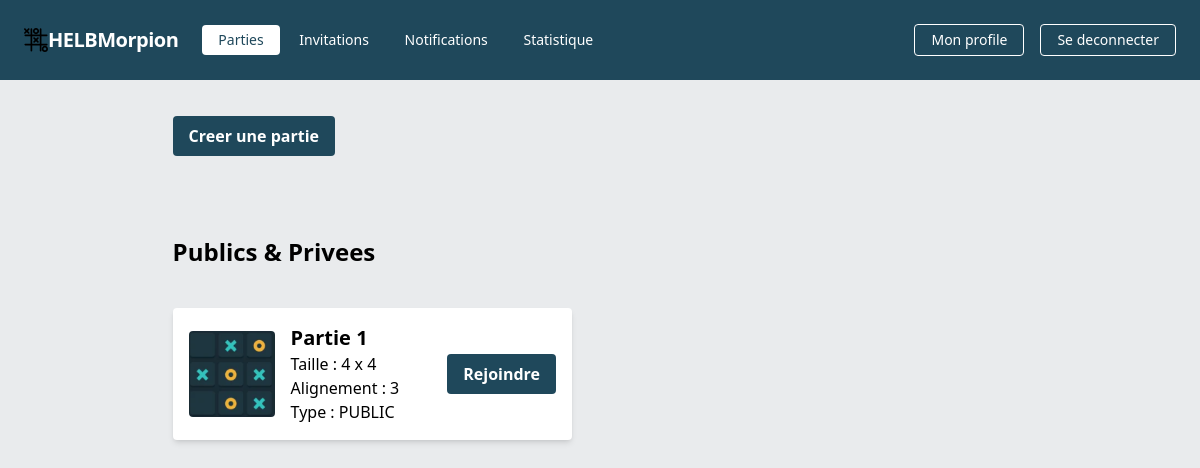
The page / (signed in) on the database as committed earlier.
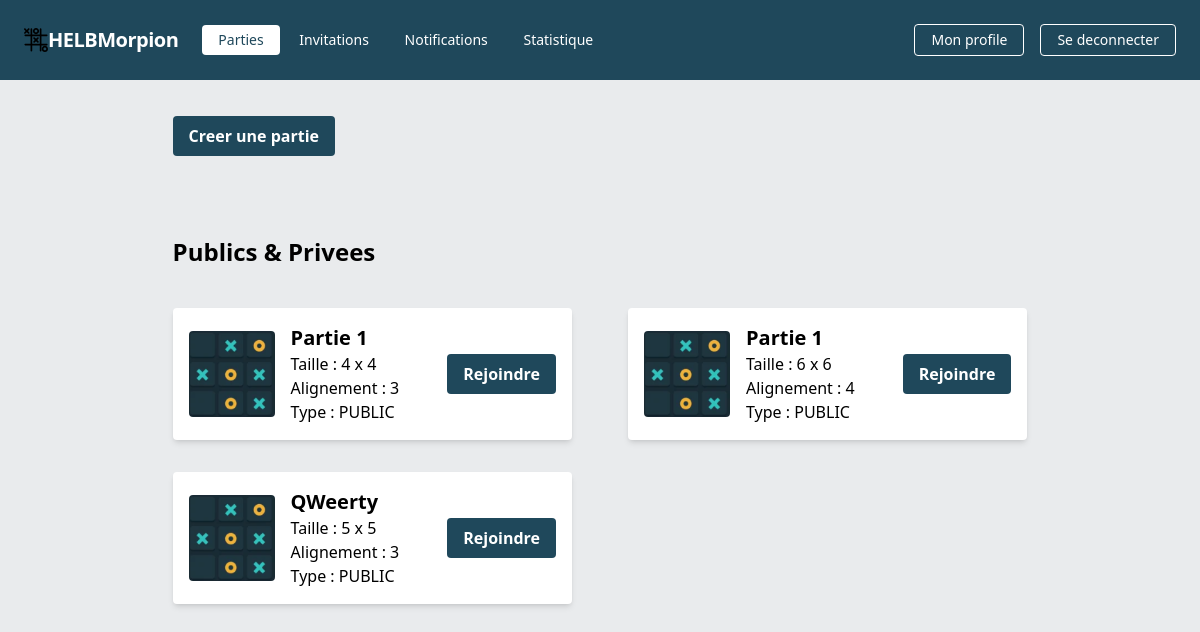
The same page on the database as committed later.
### Morpion/models.py (models this page shows)
class Game(models.Model):
    id = models.AutoField(primary_key=True)
    title = models.CharField(max_length=100)
    visibility = models.CharField(max_length=20, default="PUBLIC")
    access_code = models.CharField(max_length=20,blank=True)
    created_at = models.DateField(default=datetime.now, blank=True)
    owner = models.ForeignKey(User, on_delete=models.CASCADE)
    config = models.ForeignKey(GameConfig, on_delete=models.CASCADE)
    board = models.JSONField(default=list, blank=True)
    current_player = models.ForeignKey(User, on_delete=models.CASCADE, related_name='current_player', null=True, blank=True)
    player1 = models.ForeignKey(User, on_delete=models.CASCADE, related_name='player1_games',null=True, blank=True)
    player2 = models.ForeignKey(User, on_delete=models.CASCADE, related_name='player2_games',null=True, blank=True)

class GameConfig(models.Model):
    id =  models.AutoField(primary_key=True)
    grid_size = models.IntegerField(default=3)
    alignment = models.IntegerField(default=3)
    created_at =  models.DateField(default=datetime.now, blank=True)

### Morpion/views.py (the view)
# urls.py: path('', views.partie, name="partie"),
def partie(request):
    if not request.session.has_key('isLogin'):
        return redirect("signin")
    games =  Game.objects.filter()
    context = {"ACTIVE_VIEW":VIEW_PARTIE,"games":games}
    return render(request, "pages/morpion/partie/home.html",context)

### Morpion/views.py (called while the page is built)
def global_vars(request):
    return {
        'VIEW_PARTIE' : VIEW_PARTIE,
        'VIEW_INVITATION' : VIEW_INVITATION,
        'VIEW_NOTIFICATION' : VIEW_NOTIFICATION,
        'VIEW_STATISTIQUE' : VIEW_STATISTIQUE,
        'VIEW_PROFIL' : VIEW_PROFIL,
    }

### Morpion/templates/pages/morpion/partie/home.html (shortened to what this page needs)
{% extends 'base-page.html' %}
{% load static %}
{% block pageContainer %}
  <div class="flex flex-col h-full gap-10 mt-4 p-5 mb-4">
    <div class="w-full">
      <a href="{% url 'creation_partie' %}"><button>Creer une partie</button></a>
    </div>
    <span class="font-extrabold text-2xl mt-10">Publics & Privees</span>
    <div class="grid grid-cols-2 gap-x-14 gap-y-8">
      {%for game in  games %}
        <div class="flex p-4 bg-white shadow-md rounded items-center gap-12">
          <div class="flex  items-center">
            <img alt="Morpion" class="h-[86px] w-[86px] rounded" src="{% static 'morpion.png' %}" />
            <div class="flex flex-col justify-between flex-1 ps-4">
              <span class="font-semibold text-xl"> {{game.title}}</span>
              <span>Taille : <span class="font-medium">{{game.config.grid_size}} x {{game.config.grid_size}}</span></span>
              <span>Alignement : <span class="font-medium">{{game.config.alignment}}</span></span>
              <span>Type : <span class="font-medium">{{game.visibility}}</span></span>
            </div>
          </div>
          <a href="{% url 'play_game' game.id %}"> <button type="button">Rejoindre</button> </a>
        </div>
      {% endfor %}
    </div>
  </div>
{% endblock %}

### Morpion/templates/base-page.html (shortened to what this page needs)
{% extends '_base.html' %}
{% load static %}
{% block content %}
  <div class="w-full flex flex-col h-screen">
    <nav class="flex items-center justify-between flex-wrap bg-[#1F485B] p-6">
      <div class="flex items-center flex-shrink-0 text-white mr-6">
        <img alt="Morpion" class="h-6 w-6" src="{% static "morpion.svg" %}"/>
        <span class="font-semibold text-xl tracking-tight">HELBMorpion</span>
      </div>
      <div class="w-full block flex-grow lg:flex lg:items-center lg:w-auto">
        <div class="nav-item text-sm lg:flex-grow">
          <a href="{% url 'partie' %}" class="{% if ACTIVE_VIEW == VIEW_PARTIE %} active {% endif %}">Parties</a>
          <a href="{% url 'invitations' %}" class="{% if ACTIVE_VIEW == VIEW_INVITATION %} active {% endif %}">Invitations</a>
          <a href="{% url 'notifications' %}" class="{% if ACTIVE_VIEW == VIEW_NOTIFICATION %} active {% endif %}" >Notifications</a>
          <a href="{% url 'statistiques' %}" class="{% if ACTIVE_VIEW == VIEW_STATISTIQUE %} active {% endif %}">Statistique</a>
        </div>
        <div class="flex space-x-4">
          <a href="{% url 'profil' %}" class="inline-block text-sm px-4 py-2 leading-none border rounded text-white border-white hover:border-transparent hover:text-[#1F485B] hover:bg-white mt-4 lg:mt-0  {% if ACTIVE_VIEW == VIEW_PROFIL %} !bg-white !text-[#1F485B] {% endif %}">Mon profile</a>
          <a  href="{% url 'logout' %}" class="inline-block text-sm px-4 py-2 leading-none border rounded text-white border-white hover:border-transparent hover:text-[#1F485B] hover:bg-white mt-4 lg:mt-0">Se deconnecter</a>
        </div>
      </div>
    </nav>
    <div class="flex-1  h-full mx-auto">
        {% block pageContainer %}
        {% endblock pageContainer %}
    </div>
  </div>
{% endblock %}

### Morpion/templates/_base.html (shortened to what this page needs)
{% load compress %}
{% load static %}
<!DOCTYPE html>
<html lang="en">
  <head>
    {% compress css %}
    <link href="{% static 'src/output.css' %}" rel="stylesheet" />
    {% endcompress %}
  </head>
  <body>
    {% block content %}
    {% endblock %}
  </body>
</html>

Rows that differ between the two databases and show on the page:
added Game: title "Partie 1", config.grid_size "6", config.alignment "4", visibility "PUBLIC"
added Game: title "QWeerty", config.grid_size "5", config.alignment "3", visibility "PUBLIC"
